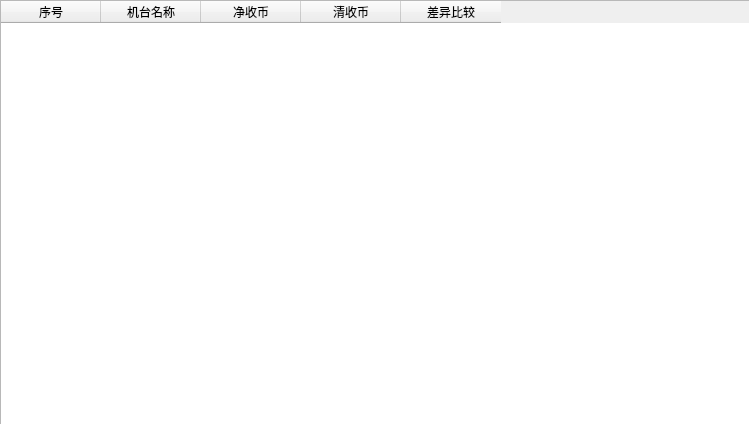
<?xml version="1.0" encoding="UTF-8"?>
<ui version="4.0">
 <class>TmachineGroupDifferenceReportViewItemTable</class>
 <widget class="QWidget" name="TmachineGroupDifferenceReportViewItemTable">
  <property name="geometry">
   <rect>
    <x>0</x>
    <y>0</y>
    <width>749</width>
    <height>424</height>
   </rect>
  </property>
  <property name="windowTitle">
   <string>Form</string>
  </property>
  <widget class="QWidget" name="verticalLayoutWidget">
   <property name="geometry">
    <rect>
     <x>0</x>
     <y>0</y>
     <width>751</width>
     <height>431</height>
    </rect>
   </property>
   <layout class="QVBoxLayout" name="verticalLayout">
    <item>
     <widget class="QTableWidget" name="tableWidget">
      <column>
       <property name="text">
        <string>序号</string>
       </property>
      </column>
      <column>
       <property name="text">
        <string>机台名称</string>
       </property>
      </column>
      <column>
       <property name="text">
        <string>净收币</string>
       </property>
      </column>
      <column>
       <property name="text">
        <string>清收币</string>
       </property>
      </column>
      <column>
       <property name="text">
        <string>差异比较</string>
       </property>
      </column>
     </widget>
    </item>
   </layout>
  </widget>
 </widget>
 <resources/>
 <connections/>
</ui>
